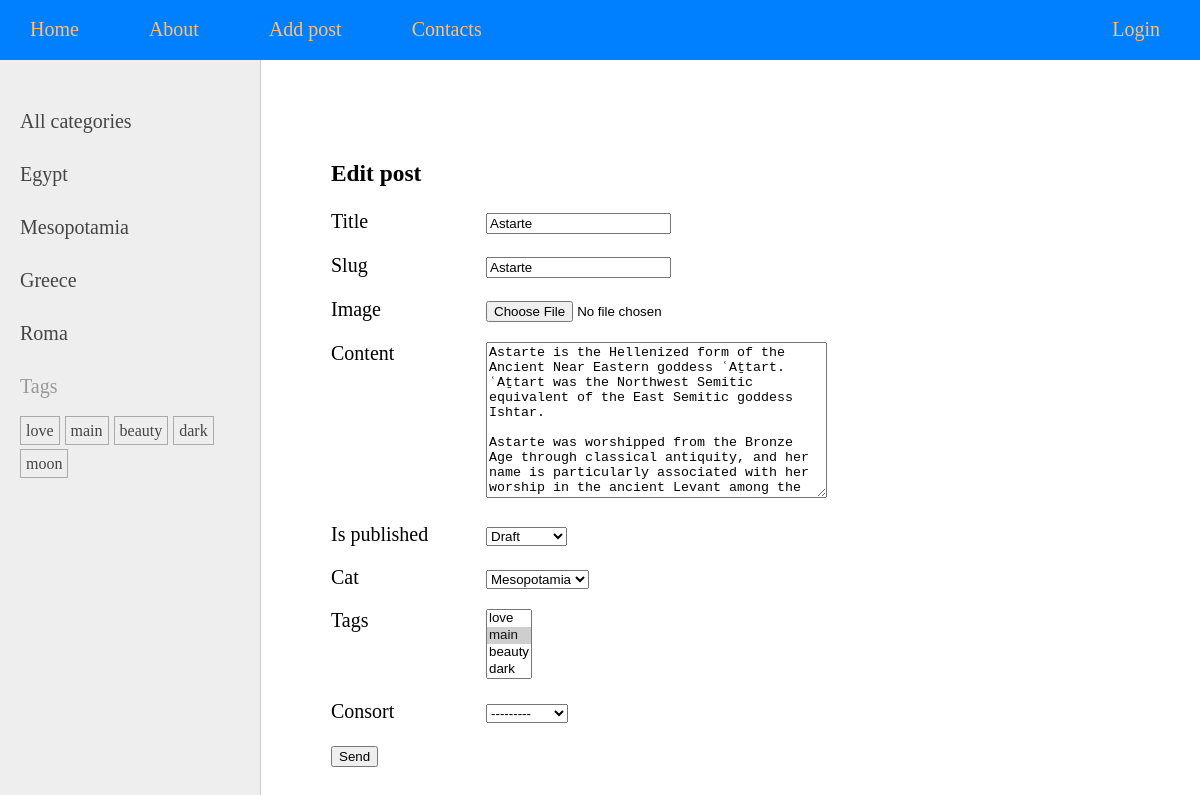
/edit/Astarte/, run on an earlier commit of the app's database.
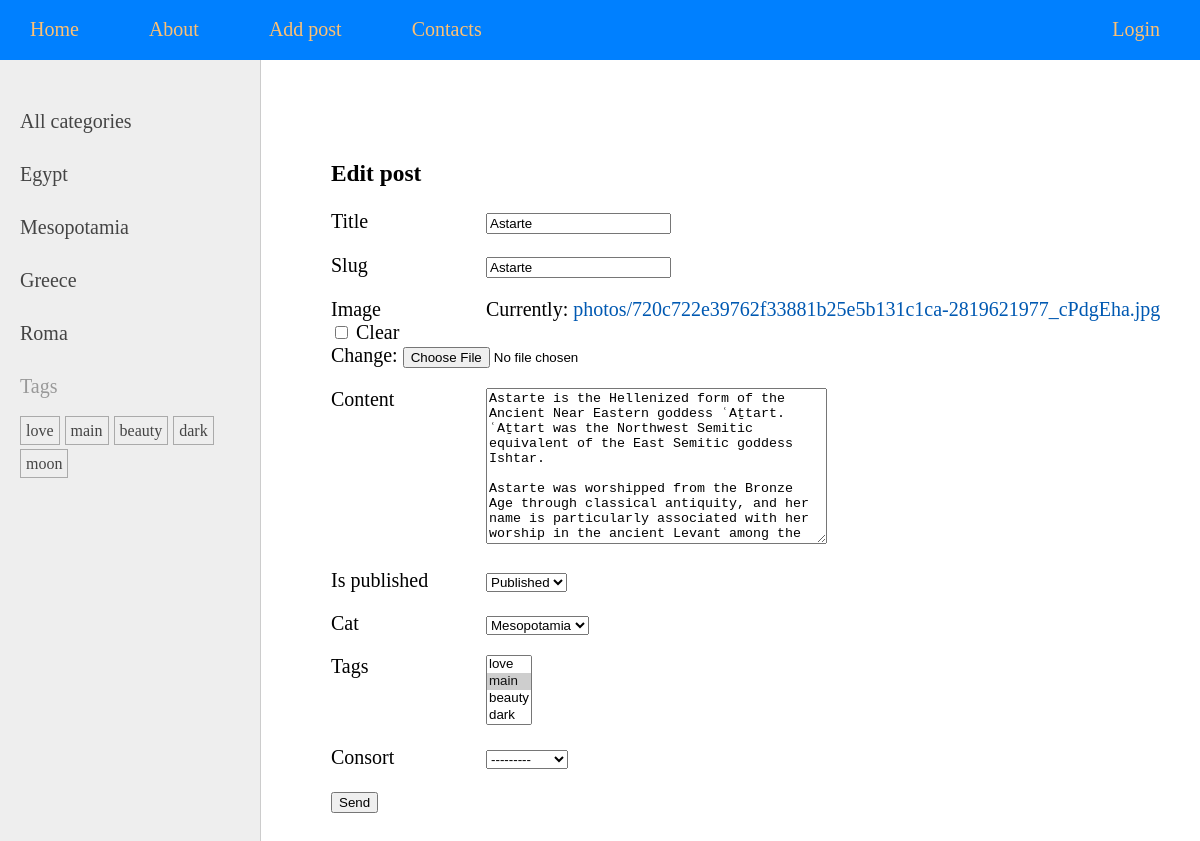
And on a later commit of the database.
### goddesses/models.py (models this page shows, shortened)
class Goddesses(models.Model):
    class Status(models.IntegerChoices):
        DRAFT = 0, 'Draft'
        PUBLISHED = 1, 'Published'
    title = models.CharField(max_length=255)
    slug = models.SlugField(max_length=255, unique=True, db_index=True,
                            validators=[
                               MinLengthValidator(5, message='5 characters minimum')
                             ])
    image = models.ImageField(upload_to='photos', default=None, null=True, blank=True, verbose_name='Image')
    content = models.TextField(blank=True)
    time_create = models.DateTimeField(auto_now_add=True)
    time_update = models.DateTimeField(auto_now=True)
    is_published = models.BooleanField(choices=tuple(map(lambda x: (bool(x[0]), x[1]), Status.choices)),
                                       default=Status.DRAFT)
    cat = models.ForeignKey('Category', on_delete=models.PROTECT, related_name='deities')
    tags = models.ManyToManyField('TagPost', blank=True, related_name='post_tags')
    consort = models.OneToOneField('Consort', on_delete=models.SET_NULL, blank=True, null=True, related_name='consort')
    objects = models.Manager()
    published = PublishedManager()
    class Meta:
        verbose_name = 'Deities'
        verbose_name_plural = 'Deities'
        ordering = ['-time_create']
        indexes = [
            models.Index(fields=['-time_create'])
        ]

### goddesses/views.py (the view)
# urls.py: path('edit/<slug:slug>/', views.UpdatePost.as_view(), name='edit_post'),
class UpdatePost(UpdateView):
    model = Goddesses
    fields = '__all__'
    template_name = 'goddesses/addpost.html'
    extra_context = {
        'menu': menu,
        'title': 'Edit post'
    }

### goddesses/models.py (called while the page is built)
    def __str__(self):
        return self.name

    def get_absolute_url(self):
        return reverse('category', kwargs={'cat_slug': self.slug})

    def __str__(self):
        return self.tag

    def get_absolute_url(self):
        return reverse('tag', kwargs={'tag_slug': self.slug})

    def __str__(self):
        return self.name

### goddesses/templatetags/gods_tags.py (called while the page is built)
@register.inclusion_tag('goddesses/list_categories.html')
def show_categories(cat_selected=0):
    cats = Category.objects.all()
    return {'cats': cats, 'cat_selected': cat_selected}\

@register.inclusion_tag('goddesses/tags.html')
def show_tags():
    return {'tags': TagPost.objects.all()}

### goddesses/templates/goddesses/addpost.html (shortened to what this page needs)
{% extends 'base.html' %}
{% block content %}
<h3>{{ title }}</h3>
<form action="" method="post" enctype="multipart/form-data">
    {% for f in form %}
    <p><label class="form-label" for="{{ f.id_for_label }}"> {{ f.label }}</label> {{ f }} </p>
    {% endfor %}
    <p><button type="submit">Send</button></p>
</form>
{% endblock %}

What changed in the data, as far as the page shows it:
changed Goddesses "Astarte": is_published "Draft" → "Published"
Also different on the page:
new list line: "Currently: photos/720c722e39762f33881b25e5b131c1ca-2819621977_cPdgEha.jpg Clear Change: ☐"
